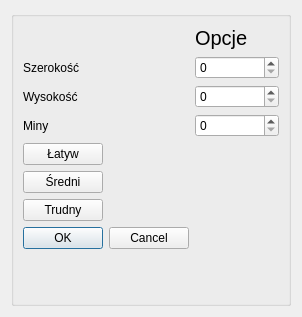
<?xml version="1.0" encoding="UTF-8"?>
<ui version="4.0">
 <class>UstawieniaDialog</class>
 <widget class="QDialog" name="UstawieniaDialog">
  <property name="geometry">
   <rect>
    <x>0</x>
    <y>0</y>
    <width>302</width>
    <height>317</height>
   </rect>
  </property>
  <property name="windowTitle">
   <string>Dialog</string>
  </property>
  <layout class="QGridLayout" name="gridLayout">
   <item row="0" column="0">
    <widget class="QGroupBox" name="groupBox">
     <layout class="QFormLayout" name="formLayout">
      <item row="0" column="1">
       <widget class="QLabel" name="label_4">
        <property name="font">
         <font>
          <pointsize>15</pointsize>
         </font>
        </property>
        <property name="text">
         <string>Opcje</string>
        </property>
       </widget>
      </item>
      <item row="1" column="0">
       <widget class="QLabel" name="label">
        <property name="text">
         <string>Szerokość</string>
        </property>
       </widget>
      </item>
      <item row="1" column="1">
       <widget class="QSpinBox" name="heightSpinBox"/>
      </item>
      <item row="2" column="0">
       <widget class="QLabel" name="label_2">
        <property name="text">
         <string>Wysokość</string>
        </property>
       </widget>
      </item>
      <item row="2" column="1">
       <widget class="QSpinBox" name="widthSpinBox"/>
      </item>
      <item row="3" column="0">
       <widget class="QLabel" name="label_3">
        <property name="text">
         <string>Miny</string>
        </property>
       </widget>
      </item>
      <item row="3" column="1">
       <widget class="QSpinBox" name="mineSpinBox"/>
      </item>
      <item row="9" column="0">
       <widget class="QPushButton" name="pushButton_poziom_L">
        <property name="text">
         <string>Łatyw</string>
        </property>
       </widget>
      </item>
      <item row="10" column="0">
       <widget class="QPushButton" name="pushButton_poziom_S">
        <property name="text">
         <string>Średni</string>
        </property>
       </widget>
      </item>
      <item row="11" column="0">
       <widget class="QPushButton" name="pushButton_poziom_T">
        <property name="text">
         <string>Trudny</string>
        </property>
       </widget>
      </item>
      <item row="12" column="0">
       <widget class="QDialogButtonBox" name="buttonBox">
        <property name="orientation">
         <enum>Qt::Horizontal</enum>
        </property>
        <property name="standardButtons">
         <set>QDialogButtonBox::Cancel|QDialogButtonBox::Ok</set>
        </property>
       </widget>
      </item>
     </layout>
    </widget>
   </item>
  </layout>
 </widget>
 <resources/>
 <connections/>
</ui>
